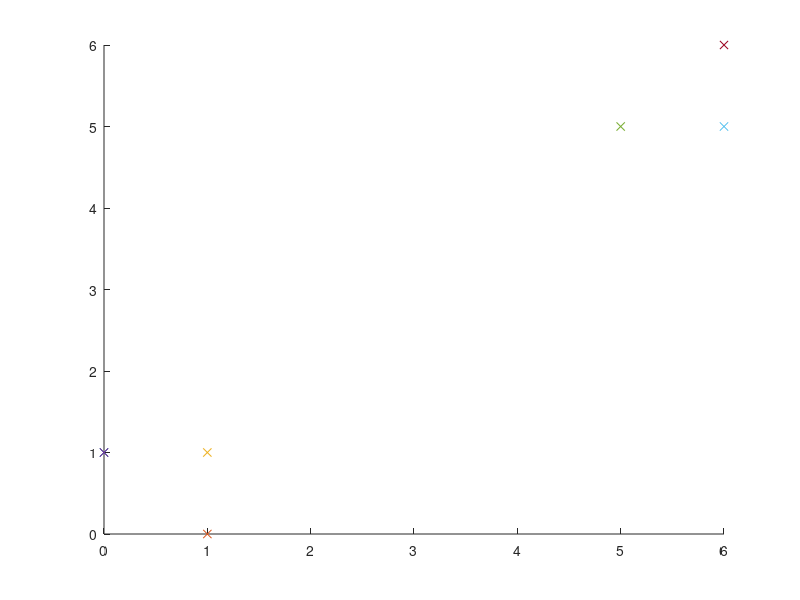

MATLAB code to generate this figure:
%question 6
function mainTestKMeans ()
Datapoints = [0 1; 1 0; 1 1; 0 1; 5 5; 6 5; 6 6];
K = 2;
KMeans (Datapoints, K);
end

function KMeans (Data,K)
    [m, n] = size(Data);
    CentRandPerm = randperm(m);
    currCent = Data(CentRandPerm(1:K), :);
    for i = 1: 1000
        for j = 1:K
            DistanceMeasure ( :,j) = sum((Data - currCent(j, :)).^2, 2);
        end
        [~, minPos] = sort (DistanceMeasure,2);
        classLbl = minPos ( :, 1);
        for j = 1:K
            newCent (j, :) = mean(Data(classLbl==j,:), 1);
        end
        if (norm(currCent - newCent) == 0) 
            break;
        else
            currCent = newCent;
        end
        visualiseClusters(Data, classLbl);
    end
end

function visualiseClusters(Data,classLbl)
    ColorList = {'xr','xb','xk','ob','or','ok'};
    for i = 1:length(classLbl)
        scatter(Data (i, 1), Data(i, 2), ColorList{classLbl(i)}); 
        hold on;
    end
    hold off;
end